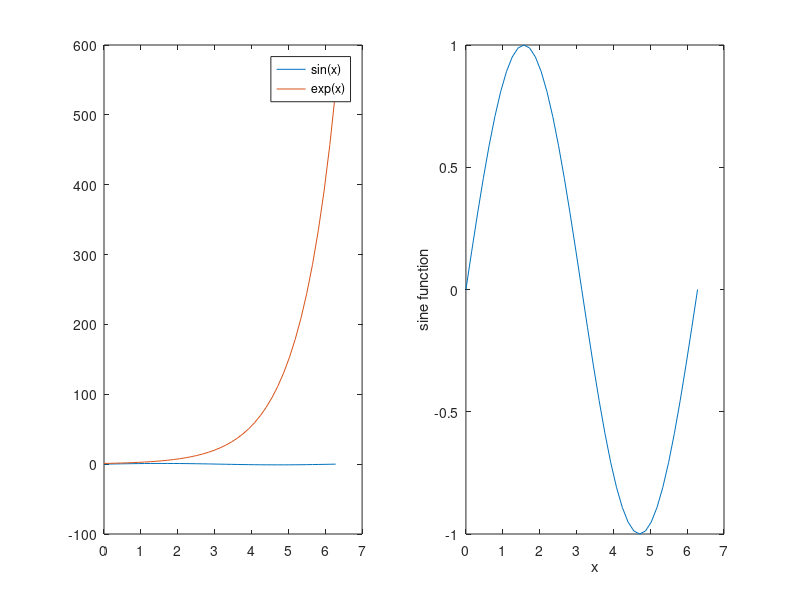

Source code (MATLAB): (Note: this script raises an error after producing the figure.)
clear, clc

%% Y축이 2개인 X-Y 그래프 (yyaxis)

x = 0:(pi/20):(2 * pi);
y1 = sin(x);
y2 = exp(x);

subplot(1, 2, 1)
plot(x, y1, x, y2) % sin(x)의 파형이 잘 드러나지 않음
legend('sin(x)', 'exp(x)')

subplot(1, 2, 2)
plot(x, y1)
xlabel('x')
ylabel('sine function')

yyaxis right
plot(x, y2)
ylabel('exponential function')

legend('sin(x)', 'exp(x)')
